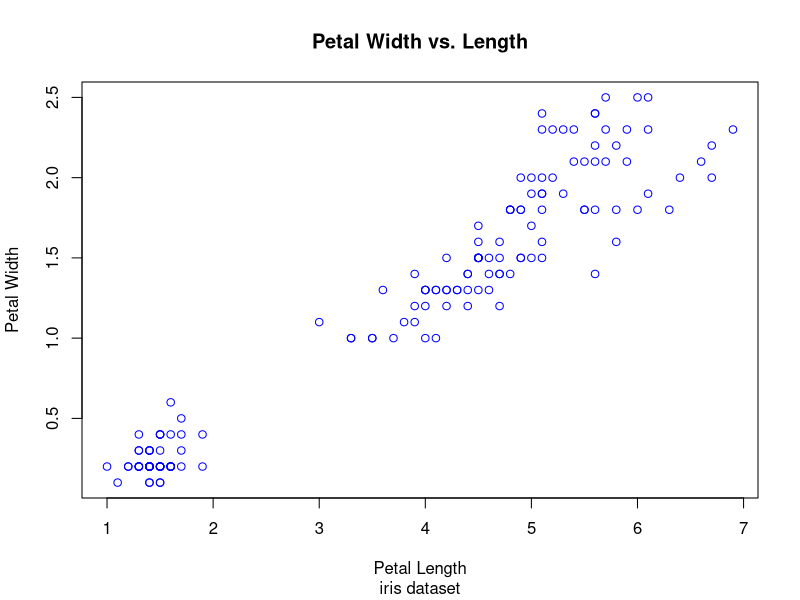

Write the R code that produced this figure.
plot(iris$Petal.Length, iris$Petal.Width,
     main = "Petal Width vs. Length",
     sub = "iris dataset",
     xlab = "Petal Length",
     ylab = "Petal Width",
     col = "blue")
